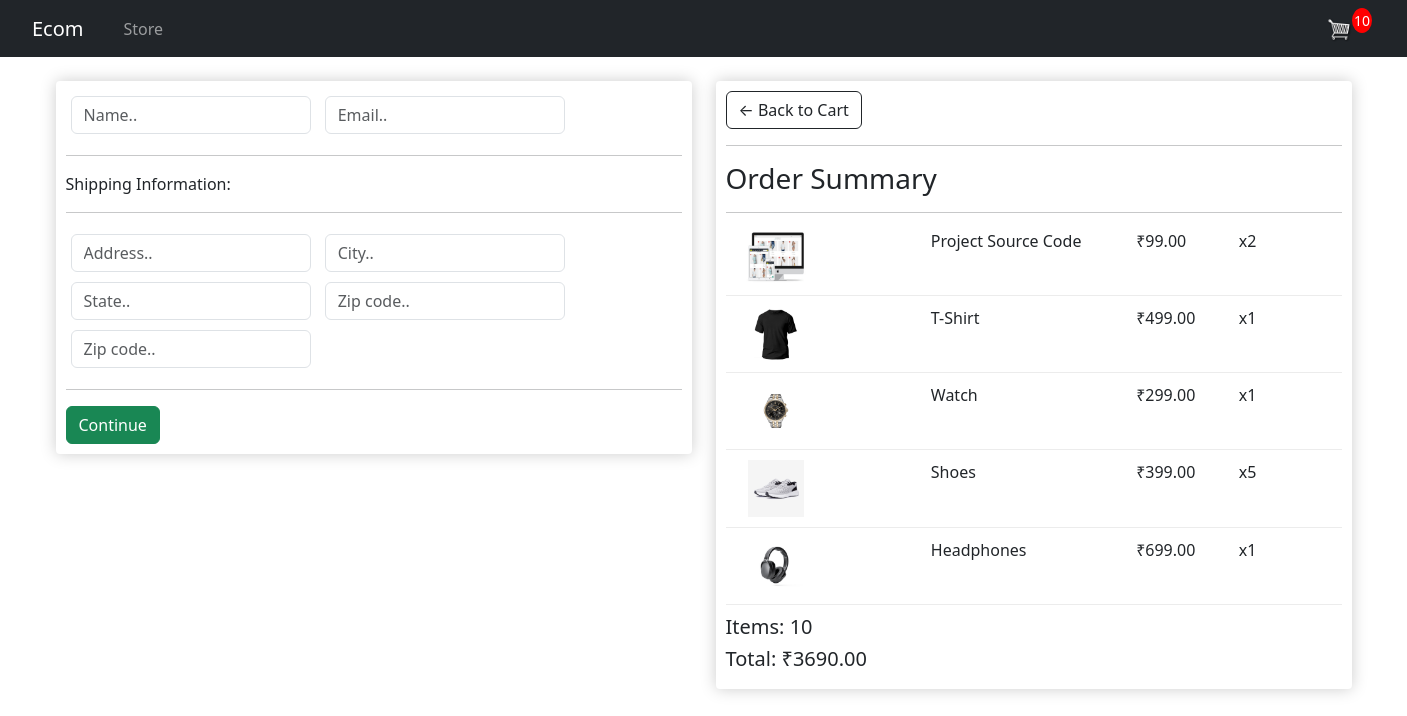
Screenshot of /checkout/ (signed in) with the database file from the repository.
### ecom_app/models.py (models this page shows, shortened)
class OrderItem(models.Model):
    product = models.ForeignKey(Product, on_delete=models.SET_NULL, null=True, blank=True )
    order = models.ForeignKey(Order, on_delete=models.SET_NULL, null=True, blank=True )
    quantity = models.IntegerField(default=0, null=True, blank=True)
    date_added = models.DateTimeField(auto_now_add=True)
    @property
    def get_total(self):
        total = self.product.price*self.quantity
        return total

class Product(models.Model):
    name = models.CharField(max_length=200, null= True)
    price = models.FloatField()
    digital = models.BooleanField(default=False, null=True, blank=False)
    image = models.ImageField(null=True, blank=True)
    @property
    def imageURL(self):
        try:
            url = self.image.url
        except:
            url = ''
        return url

class Order(models.Model):
    customer = models.ForeignKey(Customer, on_delete=models.SET_NULL, null=True, blank=True )
    date_ordered = models.DateTimeField(auto_now_add=True)
    complete = models.BooleanField(default=False, null=True, blank=False)
    transaction_id = models.CharField(max_length=200, null= True)
    @property
    def shipping(self):
        shipping = False
        orderItems = self.orderitem_set.all()
        for i in orderItems:
            if i.product.digital == False:
                shipping = True
        return shipping
    @property
    def get_cart_total(self):
        orderItems = self.orderitem_set.all()
        total = sum([item.get_total for item in orderItems])
        return total
    @property
    def get_cart_items(self):
        orderItems = self.orderitem_set.all()
        total = sum([item.quantity for item in orderItems])
        return total

### ecom_app/views.py (the view)
# urls.py: path('checkout/', views.checkout, name="checkout" ),
def checkout(request):
    if request.user.is_authenticated:
        customer = request.user.customer
        order, created = Order.objects.get_or_create(customer=customer, complete=False)
        items = order.orderitem_set.all()
        cartItems = order.get_cart_items
    else:
        items=[]
        order = {'get_cart_total':0, 'get_cart_items':0, 'shipping': False} #for logged out user
        cartItems = order['get_cart_items']
    context = {'items':items, 'order': order, 'cartItems': cartItems}
    return render(request, 'store/checkout.html', context)

### ecom_app/templates/store/checkout.html (shortened to what this page needs)
{% extends 'store/main.html' %}
{% load static %}
{% block content %}
<div class="row">
    <div class="col-lg-6">
        <div class="box-element" id="form-wrapper">
            <form id="form">
                <div id="user-info">
                    <div class="form-field">
                        <input required class="form-control" type="text" name="name" placeholder="Name..">
                    </div>
                    <div class="form-field">
                        <input required class="form-control" type="email" name="email" placeholder="Email..">
                    </div>
                </div>
                <div id="shipping-info">
                    <hr>
                    <p>Shipping Information:</p>
                    <hr>
                    <div class="form-field">
                        <input class="form-control" type="text" name="address" placeholder="Address..">
                    </div>
                    <div class="form-field">
                        <input class="form-control" type="text" name="city" placeholder="City..">
                    </div>
                    <div class="form-field">
                        <input class="form-control" type="text" name="state" placeholder="State..">
                    </div>
                    <div class="form-field">
                        <input class="form-control" type="text" name="zipcode" placeholder="Zip code..">
                    </div>
                    <div class="form-field">
                        <input class="form-control" type="text" name="country" placeholder="Zip code..">
                    </div>
                </div>
                <hr>
                <input id="form-button" class="btn btn-success btn-block" type="submit" value="Continue">
            </form>
        </div>
        <br>
    </div>
    <div class="col-lg-6">
        <div class="box-element">
            <a  class="btn btn-outline-dark" href="{% url 'cart' %}">&#x2190; Back to Cart</a>
            <hr>
            <h3>Order Summary</h3>
            <hr>
            {% for item in items %}
            <div class="cart-row">
                <div style="flex:2"><img class="row-image" src="{{item.product.imageURL}}"></div>
                <div style="flex:2" class="item-name">{{item.product.name}}</div>
                <div style="flex:1" class="item-price">₹{{item.product.price|floatformat:2}}</div>
                <div style="flex:1" class="item-quantity">x{{item.quantity}}</div>
            </div>
            {% endfor %}
            <h5>Items:   {{order.get_cart_items}}</h5>
            <h5>Total:   ₹{{order.get_cart_total|floatformat:2}}</h5>
        </div>
    </div>
</div>
{% endblock content %}

### ecom/static/css/main.css (style rules this page uses)
h1, h2, h3, h4, h5, h6 { color: hsl(0, 0%, 30%); }
.box-element { box-shadow: hsl(0, 0%, 80%) 0 0 16px; background-color: #fff; border-radius: 4px; padding: 10px; }
.col-lg-4, .col-lg-6, .col-lg-8, .col-lg-12 { margin-top: 10px; }
.btn { border-radius: 0; }
.row-image { width: 100px; }
.form-field { width: 250px; display: inline-block; padding: 5px; }
.cart-row { display: flex; align-items: flex-stretch; padding-bottom: 10px; margin-bottom: 10px; border-bottom: 1px solid #ececec; }
.btn { margin-right: 85px; }

### rows the page displays
OrderItem: product.imageURL (picture), product.name "Project Source Code", product.price "99.00", quantity "2"
OrderItem: product.imageURL (picture), product.name "T-Shirt", product.price "499.00", quantity "1"
OrderItem: product.imageURL (picture), product.name "Watch", product.price "299.00", quantity "1"
OrderItem: product.imageURL (picture), product.name "Shoes", product.price "399.00", quantity "5"
OrderItem: product.imageURL (picture), product.name "Headphones", product.price "699.00", quantity "1"
Order: get_cart_items "10", get_cart_total "3690.00"

### other values shown
{{ cartItems }} "10"
